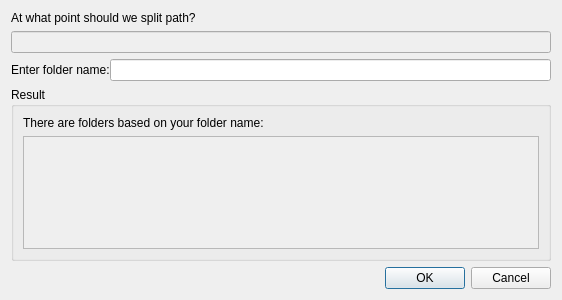
<?xml version="1.0" encoding="UTF-8"?>
<ui version="4.0">
 <class>Dialog</class>
 <widget class="QDialog" name="Dialog">
  <property name="geometry">
   <rect>
    <x>0</x>
    <y>0</y>
    <width>562</width>
    <height>300</height>
   </rect>
  </property>
  <property name="windowTitle">
   <string>Dialog</string>
  </property>
  <layout class="QVBoxLayout" name="verticalLayout_2">
   <item>
    <layout class="QVBoxLayout" name="verticalLayout">
     <item>
      <widget class="QLabel" name="lblWhereToSplit">
       <property name="text">
        <string>At what point should we split path?</string>
       </property>
      </widget>
     </item>
     <item>
      <widget class="QLineEdit" name="leExistingPath">
       <property name="enabled">
        <bool>false</bool>
       </property>
      </widget>
     </item>
     <item>
      <layout class="QHBoxLayout" name="horizontalLayout">
       <property name="spacing">
        <number>0</number>
       </property>
       <item>
        <widget class="QLabel" name="lblEnterFolderName">
         <property name="text">
          <string>Enter folder name:</string>
         </property>
        </widget>
       </item>
       <item>
        <widget class="QLineEdit" name="leEnterFolderName"/>
       </item>
      </layout>
     </item>
     <item>
      <widget class="QGroupBox" name="groupBox">
       <property name="title">
        <string>Result</string>
       </property>
       <layout class="QVBoxLayout" name="verticalLayout_3">
        <item>
         <layout class="QVBoxLayout" name="verticalLayout_4">
          <item>
           <widget class="QLabel" name="lblResultAmount">
            <property name="text">
             <string>There are folders based on your folder name:</string>
            </property>
           </widget>
          </item>
          <item>
           <widget class="QListWidget" name="lstResultFolders">
            <property name="enabled">
             <bool>false</bool>
            </property>
           </widget>
          </item>
         </layout>
        </item>
       </layout>
      </widget>
     </item>
    </layout>
   </item>
   <item>
    <widget class="QDialogButtonBox" name="buttonBox">
     <property name="orientation">
      <enum>Qt::Horizontal</enum>
     </property>
     <property name="standardButtons">
      <set>QDialogButtonBox::Cancel|QDialogButtonBox::Ok</set>
     </property>
    </widget>
   </item>
  </layout>
  <zorder>verticalLayoutWidget</zorder>
  <zorder>lblWhereToSplit</zorder>
  <zorder>buttonBox</zorder>
 </widget>
 <resources/>
 <connections>
  <connection>
   <sender>buttonBox</sender>
   <signal>accepted()</signal>
   <receiver>Dialog</receiver>
   <slot>accept()</slot>
   <hints>
    <hint type="sourcelabel">
     <x>248</x>
     <y>254</y>
    </hint>
    <hint type="destinationlabel">
     <x>157</x>
     <y>274</y>
    </hint>
   </hints>
  </connection>
  <connection>
   <sender>buttonBox</sender>
   <signal>rejected()</signal>
   <receiver>Dialog</receiver>
   <slot>reject()</slot>
   <hints>
    <hint type="sourcelabel">
     <x>316</x>
     <y>260</y>
    </hint>
    <hint type="destinationlabel">
     <x>286</x>
     <y>274</y>
    </hint>
   </hints>
  </connection>
 </connections>
</ui>
